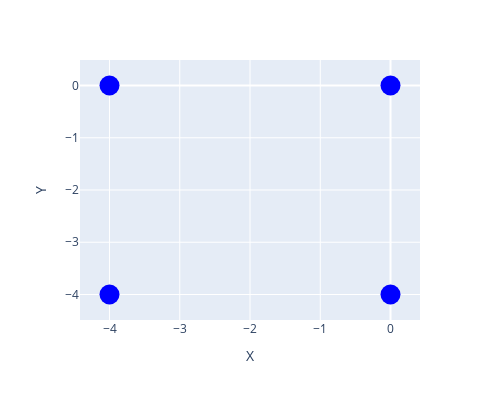

This figure's notebook cell:
### Code cell
from qruise.toolset.libraries.rydberg.lattice import SquareLattice
r12 = 4.0
lattice = SquareLattice(n_side=2, r_interatomic=r12)
lattice.draw()

### Figure 1 — Plotly figure (JSON) as saved in the notebook; plotly's stock layout.template omitted (floating-point values rounded to 4 significant figures)
{"data": [{"marker": {"color": "blue", "size": 20}, "mode": "markers", "name": "Q0", "type": "scatter", "x": [-4], "y": [-4]}, {"marker": {"color": "blue", "size": 20}, "mode": "markers", "name": "Q1", "type": "scatter", "x": [0], "y": [-4]}, {"marker": {"color": "blue", "size": 20}, "mode": "markers", "name": "Q2", "type": "scatter", "x": [-4], "y": [0]}, {"marker": {"color": "blue", "size": 20}, "mode": "markers", "name": "Q3", "type": "scatter", "x": [0], "y": [0]}], "layout": {"height": 400, "margin": {"t": 60}, "showlegend": false, "width": 500, "xaxis": {"title": {"text": "X"}}, "yaxis": {"title": {"text": "Y"}}}}
